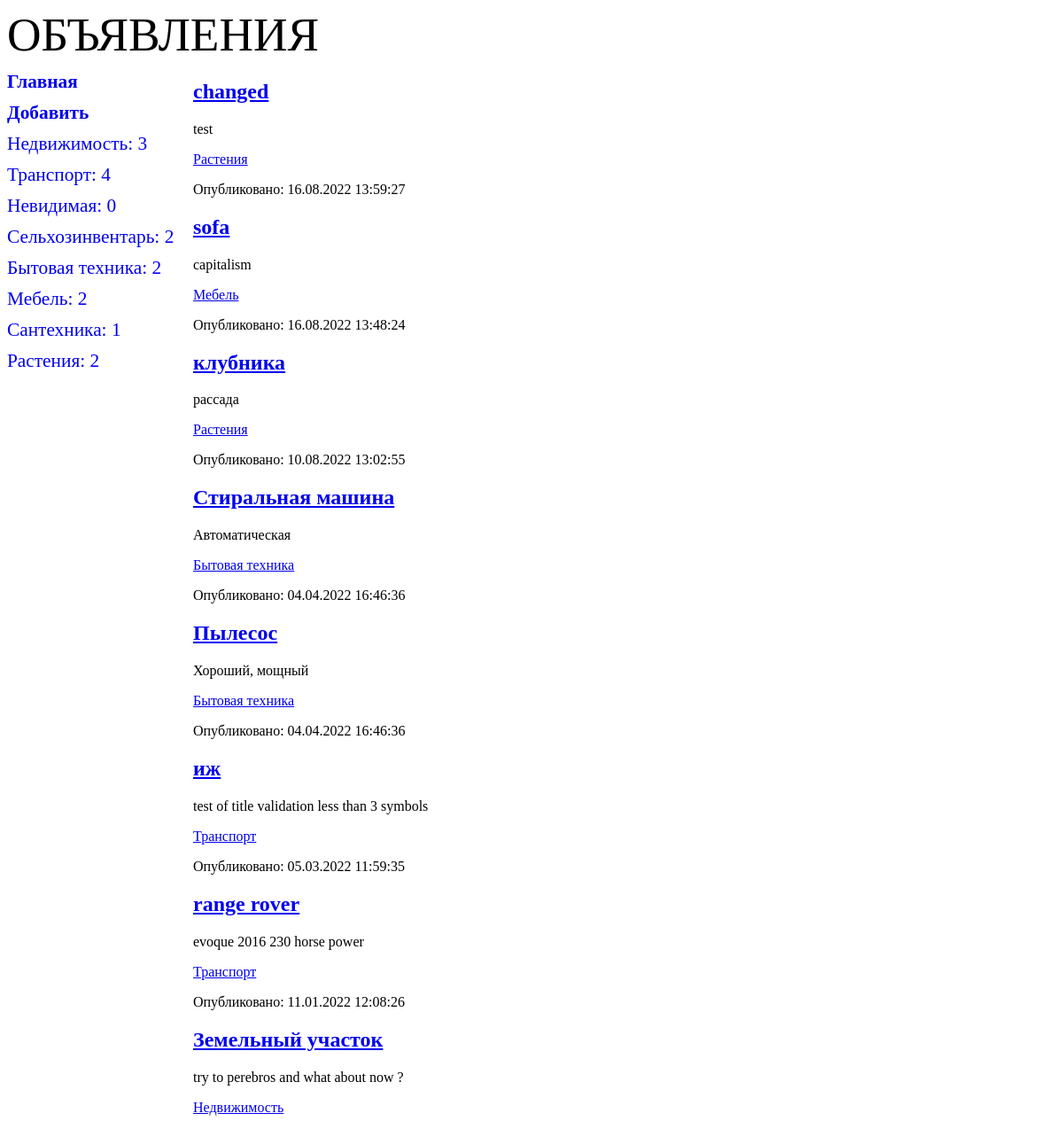
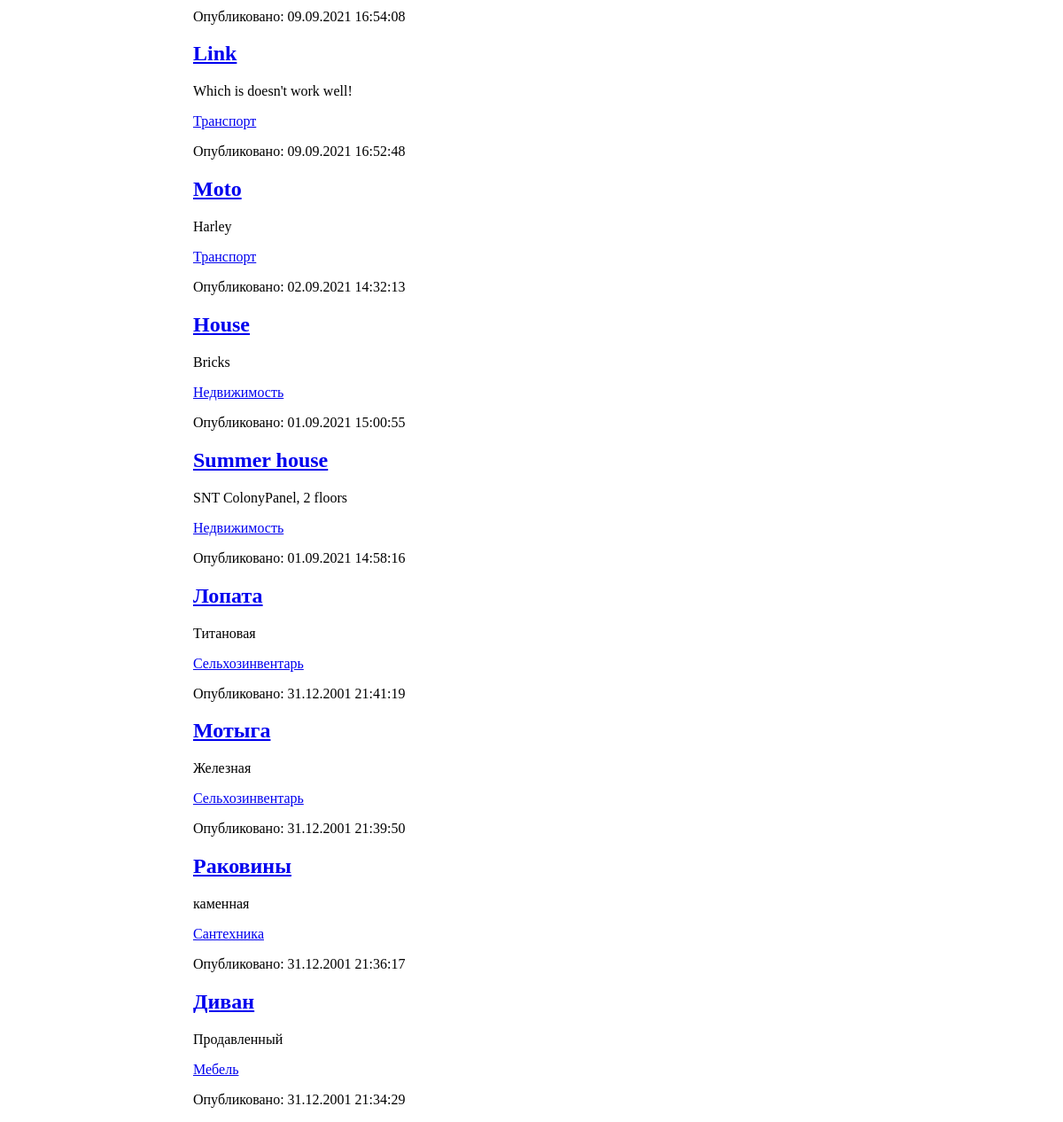
/bboard/, run on the app's committed database (2 pictures, top to bottom).
### bboard/models.py (models this page shows, shortened)
class Rubric(models.Model) :
    def get_absolute_url(self):
        return f'/bboard/{self.pk}'
    name = models.CharField(
        max_length=20, db_index=True, verbose_name='Название'
        )
    show = models.BooleanField(default=True)    # Не дает возможность выбрать рубрику False
    class Meta:
        verbose_name_plural = 'Рубрики'
        verbose_name        = 'Рубрика'
        ordering            = ['name']

class Bb(models.Model):
    class Kinds(models.TextChoices):
                    BUY = 'b', 'Куплю'
                    SELL = 's', 'Продам'
                    EXCHANGE = 'с', 'Обменяю'
                    RENT = 'r'
                    __empty__ = 'Выберите тип публикуемого объявления'
    kind = models.CharField(
        max_length=1,choices=Kinds.choices,default=Kinds.SELL
        )
    title = models.CharField(
        max_length=50, verbose_name='Товар',
        validators=[validators.MinLengthValidator(get_min_length)],
                                    )
    content = models.TextField(
        null=True, blank=True, verbose_name='Описание'
        )
    price = models.FloatField(
        null=True, blank=True, verbose_name="Цена",
        )
    published = models.DateTimeField(
        auto_now_add=True, db_index=True, verbose_name="Опубликовано"
        )
    changed = models.DateTimeField(
        auto_now=True, db_index=True, verbose_name="Изменено"
        )
    rubric = models.ForeignKey(
        'Rubric', null=True, on_delete=models.PROTECT, verbose_name='Рубрика',
        limit_choices_to={'show': True} #  limit_choices_to в форме работает но отображается на сайте
        )
    class Meta:
        verbose_name_plural = 'Объявления'
        verbose_name        = 'Объявление'
        ordering            = ['-published']
        unique_together     = ('title', 'price')    # Ограничение на уже имеющуюся комбинацию в БД

### bboard/views.py (the view)
# urls.py: path('', BbIndexView.as_view(), name='index'),
class BbIndexView(ArchiveIndexView):
    model = Bb
    date_field = 'published'
    date_list_period: str = 'year'
    template_name: str = 'bboard/index.html'
    context_object_name: str = 'bbs'
    allow_empty: bool = True
    def get_context_data(self, *args, **kwargs: any):
        context = super().get_context_data(*args, **kwargs)
        context['rc'] = RC
        return context

### bboard/templates/bboard/index.html
{% extends "layout/basic.html" %}
{% block content %}
{% for bb in bbs %}
<div>
    <h2><a href="{% url 'detail' pk=bb.pk %}">{{ bb.title }}</a></h2>
    <p>{{ bb.content }}</p>
    <p><a href="/bboard/{{ bb.rc.pk }}/">
            {{ bb.rubric.name }}</a></p>
    <p>Опубликовано: {{ bb.published|date:"d.m.Y H:i:s" }}</p>
</div>
{% endfor %}
{% endblock %}

### bboard/templates/layout/basic.html (shortened to what this page needs)
{% load static %}
<!DOCTYPE html>
<html>
<head>
</head>
<body>
    <header>
        <hl>Объявления</hl>
        <link rel="stylesheet" type="text/css" href="{% static 'bboard/style.css' %}">
    </header>
    <nav>
        <a href="{% url 'index' %}"><b>Главная</b></а>
            <a href="{% url 'add' %}"><b>Добавить</b></а>
                {% for rubric in rc %}
                    <a href="{{ rubric.get_absolute_url }}">
                        {{ rubric.name }}: {{ rubric.bb__count }}
                    </a>
                {% endfor %}
    </nav>
    <section>
        {% block content %}
        {% endblock %}
    </section>
</body>
</html>

### bboard/static/bboard/style.css (style rules this page uses)
header hl { font-size: 40pt; text-transform: uppercase; text-align: center; }
nav { font-size: 16pt; width: 190px; float: left; }
nav a { display: block; margin: 10px 0px; text-decoration: none; }
section { margin-left: 210px; }

### data on the page
Rubric: name "Недвижимость", bb__count "3"
Rubric: name "Транспорт", bb__count "4"
Rubric: name "Невидимая", bb__count "0"
Rubric: name "Сельхозинвентарь", bb__count "2"
Rubric: name "Бытовая техника", bb__count "2"
Rubric: name "Мебель", bb__count "2"
Rubric: name "Сантехника", bb__count "1"
Rubric: name "Растения", bb__count "2"
Bb: title "changed", content "test", rubric.name "Растения", published "16.08.2022 13:59:27"
Bb: title "sofa", content "capitalism", rubric.name "Мебель", published "16.08.2022 13:48:24"
Bb: title "клубника", content "рассада", rubric.name "Растения", published "10.08.2022 13:02:55"
Bb: title "Стиральная машина", content "Автоматическая", rubric.name "Бытовая техника", published "04.04.2022 16:46:36"
Bb: title "Пылесос", content "Хороший, мощный", rubric.name "Бытовая техника", published "04.04.2022 16:46:36"
Bb: title "иж", content "test of title validation less than 3 symbols", rubric.name "Транспорт", published "05.03.2022 11:59:35"
Bb: title "range rover", content "evoque 2016 230 horse power", rubric.name "Транспорт", published "11.01.2022 12:08:26"
Bb: title "Земельный участок", content "try to perebros and what about now ?", rubric.name "Недвижимость", published "09.09.2021 16:54:08"
Bb: title "Link", content "Which is doesn't work well!", rubric.name "Транспорт", published "09.09.2021 16:52:48"
Bb: title "Moto", content "Harley", rubric.name "Транспорт", published "02.09.2021 14:32:13"
Bb: title "House", content "Bricks", rubric.name "Недвижимость", published "01.09.2021 15:00:55"
Bb: title "Summer house", content "SNT ColonyPanel, 2 floors", rubric.name "Недвижимость", published "01.09.2021 14:58:16"
Bb: title "Лопата", content "Титановая", rubric.name "Сельхозинвентарь", published "31.12.2001 21:41:19"
Bb: title "Мотыга", content "Железная", rubric.name "Сельхозинвентарь", published "31.12.2001 21:39:50"
Bb: title "Раковины", content "каменная", rubric.name "Сантехника", published "31.12.2001 21:36:17"
Bb: title "Диван", content "Продавленный", rubric.name "Мебель", published "31.12.2001 21:34:29"
